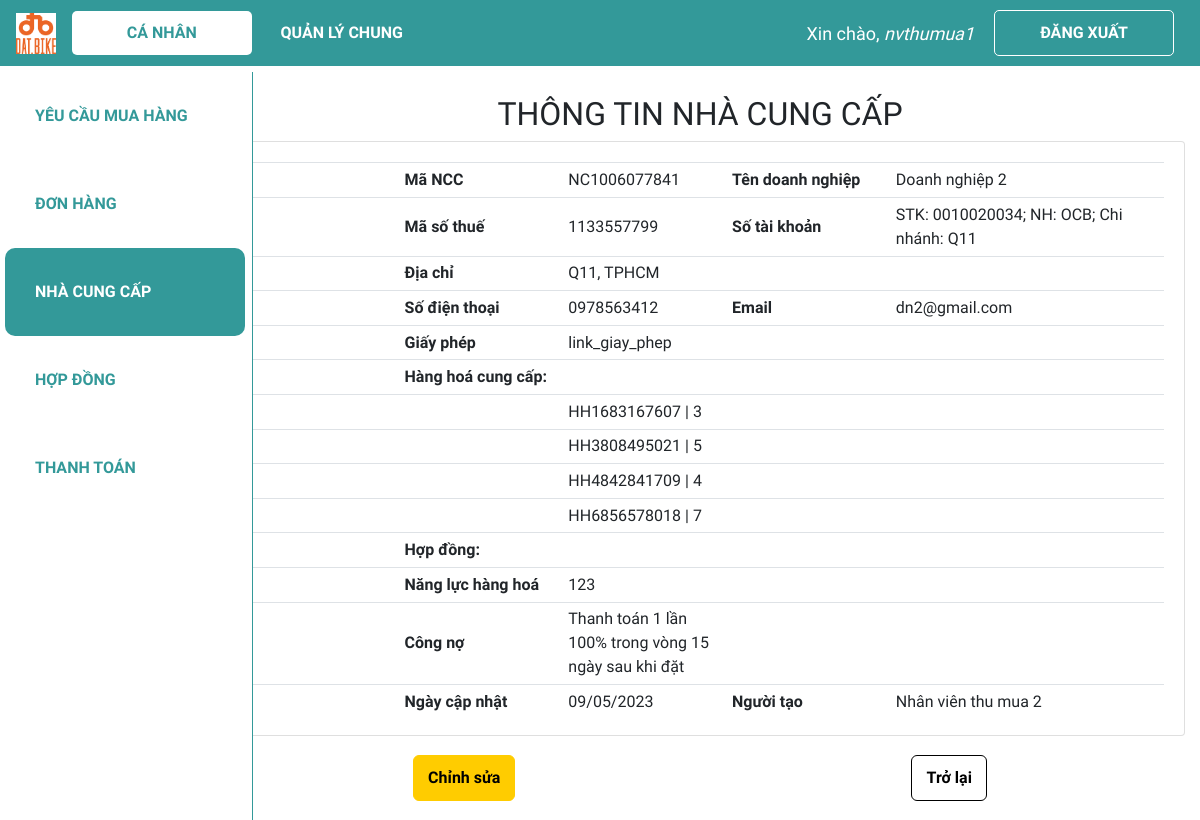
Before: /ca_nhan/xem_ncc/NC1006077841 (signed in) with the older database file.
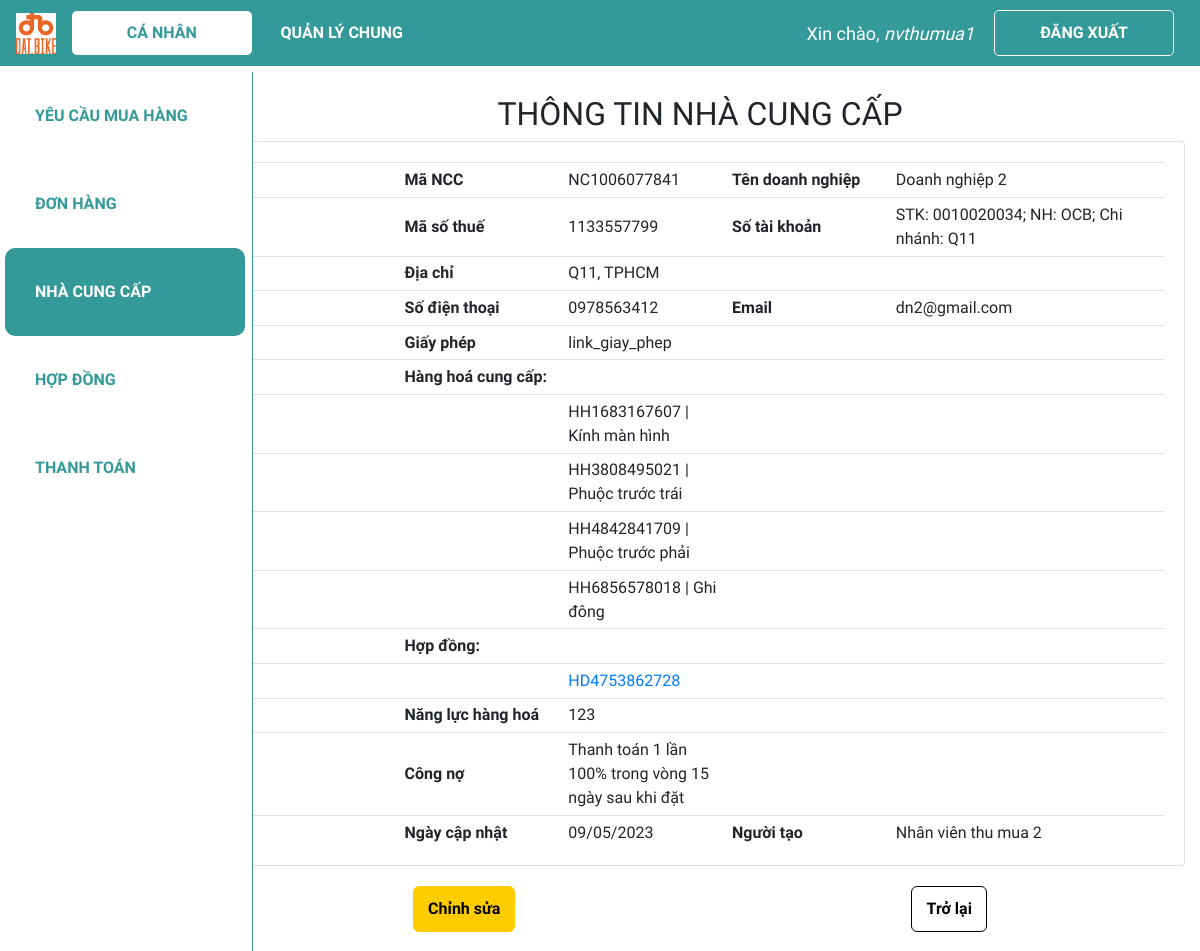
After: the same page with the newer database file.
### web_core/models.py (models this page shows, shortened)
class HANGHOA(models.Model):
    ma_HH = ShortUUIDField(
        verbose_name='Mã hàng hoá',
        length=10,
        max_length=12,
        prefix="HH",
        alphabet="0123456789",
        primary_key=True
    )
    ten_hang_hoa = models.CharField('Tên hàng hoá', max_length = 100,blank=True, null=True)
    so_luong_ton = models.IntegerField('Số lượng tồn', validators = [MinValueValidator(0)], default = 0)
    def __str__(self):
        line = str(self.ma_HH) + ' | ' + self.ten_hang_hoa
        return line

class HOPDONG(models.Model):
    danh_muc_trang_thai = (
        ('Chờ phê duyệt', 'Chờ phê duyệt'),
        ('Đã duyệt', 'Đã duyệt'),
        ('Đang có hiệu lực', 'Đang có hiệu lực'),
        ('Đã hết hạn', 'Đã hết hạn'),
    )
    ma_HD = ShortUUIDField(
        verbose_name='Mã hợp đồng',
        length=10,
        max_length=12,
        prefix="HD",
        alphabet="0123456789",
        primary_key=True
    )
    ma_hang_hoa = models.ManyToManyField(HANGHOA, verbose_name = 'Mã hàng hoá', blank = True)
    ma_nhan_vien_tao = models.ForeignKey(NHANVIEN, on_delete = models.SET_NULL, verbose_name = 'Mã nhân viên tạo', related_name = 'nv_tao_HD', blank = True, null=True)
    ma_quan_ly_duyet = models.ForeignKey(NHANVIEN, on_delete = models.SET_NULL, verbose_name = 'Mã quản lý duyệt', related_name = 'quan_ly_HD', blank = True, null=True)
    ma_ncc = models.ForeignKey(NCC, on_delete = models.SET_NULL, verbose_name = 'Nhà cung cấp',blank=True, null=True)
    ngay_tao = models.DateTimeField('Ngày tạo', default = datetime.now)
    ngay_cap_nhat = models.DateTimeField('Ngày cập nhật', default = datetime.now)
    ngay_hieu_luc = models.DateField('Ngày hiệu lực', editable=True, blank=True, null=True)
    ngay_het_han = models.DateField('Ngày hết hạn', editable=True, blank=True, null=True)
    file_hop_dong = models.CharField('File hợp đồng', max_length=500,blank=True, null=True)
    phu_luc_hop_dong = models.CharField('Phụ lục hợp đồng', max_length=20000, blank=True, null=True)
    trang_thai = models.CharField('Trạng thái hợp đồng', max_length=100, choices=danh_muc_trang_thai, default='Chờ phê duyệt',blank=True, null=True)

### web_core/decorators.py (the view)
        def wrapper_func(request, *args, **kwargs):
            group = None
            if request.user.groups.exists():
                group = request.user.groups.all()
            if len(group) > 2 and any(role.name in allowed_roles for role in group):
                return view_func(request, *args, **kwargs)
            elif group[0].name in allowed_roles:
                return view_func(request, *args, **kwargs)
            else:
                return HttpResponse('Not authorized')

### web_core/templatetags/index.py (called while the page is built)
@register.filter
def first_group_name(user):
    groups = user.groups.all()
    if groups:
        return groups[0].name
    return ''

### web_core/views.py (called while the page is built)
@allowed_users(['thumua'])
@login_required(login_url='login')
def view_ncc_canhan(request, ma_NCC):
    if ma_NCC is None:
        return redirect('/dsncc')
    ncc = NCC.objects.get(ma_NCC=ma_NCC)
    hopdong = HOPDONG.objects.filter(ma_ncc=ma_NCC)
    context = {'ncc':ncc, 'hopdong':hopdong}
    return render(request,'web_core/view_ncc_canhan.html', context)

### web_core/templates/web_core/view_ncc_canhan.html (shortened to what this page needs)
{% extends 'web_core/main.html' %}
{% block content %}
<h2 class="table-title" style>THÔNG TIN NHÀ CUNG CẤP</h2>
<div class="card card-body">
    <table class="table table-sm ncc">
        <tr>
            <th class="small-content"></th>
            <th class="small-content">Mã NCC</th>
            <td class="small-content">{{ncc.ma_NCC}}</td>
            <th class="small-content">Tên doanh nghiệp</th>
            <td class="small-content">{{ncc.ten_doanh_nghiep}}</td>
        </tr>
        <tr>
            <th class="small-content"></th>
            <th class="small-content">Mã số thuế</th>
            <td class="small-content">{{ncc.ma_so_thue}}</td>
            <th class="small-content">Số tài khoản</th>
            <td class="small-content">{{ncc.stk}}</td>
        </tr>
        <tr>
            <th class="small-content"></th>
            <th class="small-content">Địa chỉ</th>
            <td class="small-content">{{ncc.dia_chi}}</td>
            <th class="small-content"></th>
            <td class="small-content"></td>
        </tr>
        <tr>
            <th class="small-content"></th>
            <th class="small-content">Số điện thoại</th>
            <td class="small-content">{{ncc.sdt}}</td>
            <th class="small-content">Email</th>
            <td class="small-content">{{ncc.email}}</td>
        </tr>
        <tr>
            <th class="small-content"></th>
            <th class="small-content">Giấy phép</th>
            <td class="small-content">{{ncc.giay_phep}}</td>
            <th class="small-content"></th>
            <td class="mid-content"></td>
        </tr>
        <tr>
            <th class="small-content"></th>
            <th class="small-content">Hàng hoá cung cấp:</th>
            <td class="small-content"></td>
            <td class="small-content"></td>
            <td class="small-content"></td>
        </tr>
        {% for hh in ncc.ma_hang_hoa.all %}
            <tr>
                <th class="small-content"></th>
                <th class="small-content"></th>
                <td class="small-content">{{hh}}</td>
                <th class="small-content"></th>
                <td class="small-content"></td>
            </tr>
        {% endfor %}
        <tr>
            <th class="small-content"></th>
            <th class="small-content">Hợp đồng:</th>
            <th class="small-content"></th>
            <td class="small-content"></td>
            <td class="small-content"></td>
        </tr>
        {% for hd in hopdong %}
            <tr>
                <th class="small-content"></th>
                <th class="small-content"></th>
                <td class="small-content"><a href="{% url 'quanli_xem_hd' hd.ma_HD%}">{{hd.ma_HD}}</a></td>
                <th class="small-content"></th>
                <td class="small-content"></td>
            </tr>
        {% endfor %}
        <tr>
            <th class="small-content"></th>
            <th class="small-content">Năng lực hàng hoá</th>
            <td class="small-content">{{ncc.nang_luc_hang_hoa}}</td>
            <td class="small-content"></td>
            <td class="small-content"></td>
        </tr>
        <tr>
            <th class="small-content"></th>
            <th class="small-content">Công nợ</th>
            <td class="small-content">{{ncc.cong_no}}</td>
            <th class="small-content"></th>
            <td class="small-content"></td>
        </tr>
        <tr>
            <th class="small-content"></th>
            <th class="small-content">Ngày cập nhật</th>
            <td class="small-content">{{ncc.ngay_cap_nhat|date:"d/m/Y"}}</td>
            <th class="small-content">Người tạo</th>
            <td class="small-content">{{ncc.ma_nhan_vien_tao.ho_ten}}</td>
        </tr>
    </table>
</div>
<div class="form-btn">
    <a class="btn edit-btn" href="{% url 'canhan_sua_ncc' ncc.ma_NCC %}">Chỉnh sửa</a>
    <a class='btn back-btn' href="{% url 'canhan_dsncc' %}">Trở lại</a>
</div>
{% endblock %}

Changed rows visible on the page:
changed HANGHOA: ma_HH+ten_hang_hoa "HH1683167607 | 3" → "HH1683167607 | Kính màn hình"
changed HANGHOA: ma_HH+ten_hang_hoa "HH3808495021 | 5" → "HH3808495021 | Phuộc trước trái"
changed HANGHOA: ma_HH+ten_hang_hoa "HH4842841709 | 4" → "HH4842841709 | Phuộc trước phải"
changed HANGHOA: ma_HH+ten_hang_hoa "HH6856578018 | 7" → "HH6856578018 | Ghi đông"
added HOPDONG: ma_HD "HD4753862728"
